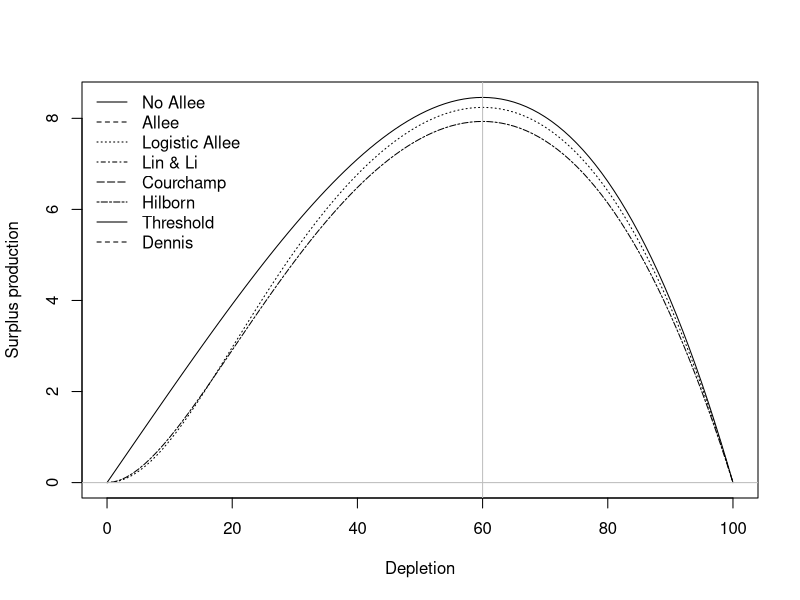

This chart was generated by the following R code:
# Set up parameters
rmax = 0.2
pmin = 0.10 # Depletion threshold for allee effect
Kinit = 100

# Derive of theta logistic to find Pmsy
NmsyKz <- function(z,Pmsy) { 1-(z+1)*Pmsy^z }
Zinit <- uniroot(NmsyKz,Pmsy=0.6,lower=1,upper=100)$root

# Set up models
# - Theta logistic model
surplus <- function(r = rmax, k = Kinit, n = 50, z = Zinit){ # Theta logistic
  r*n*(1-(n/k)^z)
}

# - Haider et al 2017 (improved upon Courchamp)
haider <- function(k = Kinit, nmin = pmin * Kinit, n = 50){
  nmin/(k-nmin) * (n/nmin - 1)
}

# - Logistic allee
logistic <- function(nmin = pmin * Kinit, n = 50){
  1/(1+exp(-n/nmin)) * 2 - 1
}

pmsy_z_logistic <- function(z,Pmsy, k = Kinit, r = rmax, q = pmin) {
    n = Pmsy * k
    derivallee <- deriv(~r*n*(1-(n/k)^z)*(1/(1+exp(-n/(k*q))) * 2 - 1), c("n","z","k","r","q"), function.arg = TRUE)
    check <- derivallee(n, z, k, r, q)
    with(attributes(check), gradient)[1]
}

Zinit_log <- uniroot(pmsy_z_logistic,Pmsy=0.6,lower=0.1,upper=100)$root

# - Lin and Li 2002
linli <- function(k = Kinit, nmin = pmin * Kinit, n = 50){
  n/k - nmin/k
}

# - Courchamp et al 1999
courchamp <- function(k = Kinit, nmin = pmin * Kinit, n = 50){
  n/nmin - 1
}

# - Hilborn et al 2014
hilborn <- function(nmin = pmin * Kinit, n = 50){
 1-exp(log(0.5)*n/nmin)
}

pmsy_z_hilborn <- function(z,Pmsy, k = Kinit, r = rmax, q = pmin) {
    n = Pmsy * k
    derivallee <- deriv(~r*n*(1-(n/k)^z)*(1-exp(log(0.5)*n/(k*q))), c("n","z","k","r","q"), function.arg = TRUE)
    check <- derivallee(n, z, k, r, q)
    with(attributes(check), gradient)[1]
}

Zinit_hill <- uniroot(pmsy_z_hilborn,Pmsy=0.6,lower=1,upper=100)$root

# - Threshold sensu Quinn and Collie 1990
threshold <- function(r = rmax, k = Kinit, n = 50, nmin = pmin * Kinit, z = Zinit){
  r*(n-nmin)*(1-((n-nmin)/(k-nmin))^z)
}

# - Dennis 1989 - Two parameter
dennis <- function(r = rmax, k = Kinit, n = 50, theta = pmin * Kinit, # Population size where fitness is halved
                   alpha = .1, # Strenth of Allee effect
                   z = Zinit){
  n*(r*(1-(n/k)^z)-(alpha*theta/(theta+n)))
}


# Plot
curve(surplus(n = x, z = Zinit), from = 0, to = 100, ylab = "Surplus production", xlab = "Depletion", lty = 1)
# curve(surplus(n = x) * haider(n = x), from = 0, to = 100, add = TRUE, lty = 2)
curve(surplus(n = x, z = Zinit_log) * logistic(n = x), from = 0, to = 100, add = TRUE, lty = 3)
# curve(surplus(n = x) * linli(n = x), from = 0, to = 100, add = TRUE, lty = 4)
# curve(surplus(n = x) * courchamp(n = x), from = 0, to = 100, add = TRUE, lty = 5)
curve(surplus(n = x, z = Zinit_hill) * hilborn(n = x), from = 0, to = 100, add = TRUE, lty = 6)
# curve(threshold(n = x), from = 0, to = 100, add = TRUE, lty = 7)
# curve(dennis(n = x), from = 0, to = 100, add = TRUE, lty = 8)
abline(h = 0, col = "grey")
abline(v = 60, col = "grey")

legend("topleft", bty = "n", legend = c("No Allee", "Allee", "Logistic Allee","Lin & Li", "Courchamp", "Hilborn", "Threshold", "Dennis"), lty = 1:8)


# Bibtex
#' @article{Dennis1989,
#'   author = {Brian Dennis},
#'   doi = {10.1111/j.1939-7445.1989.tb00119.x},
#'   issn = {08908575},
#'   issue = {4},
#'   journal = {Natural Resource Modeling},
#'   month = {9},
#'   pages = {481-538},
#'   title = {ALLEE EFFECTS: POPULATION GROWTH, CRITICAL DENSITY, AND THE CHANCE OF EXTINCTION},
#'   volume = {3},
#'   url = {https://onlinelibrary.wiley.com/doi/10.1111/j.1939-7445.1989.tb00119.x},
#'   year = {1989},
#' }
#' @article{Courchamp1999,
#'   author = {Franck Courchamp and Tim Clutton-Brock and Bryan Grenfell},
#'   doi = {10.1016/S0169-5347(99)01683-3},
#'   issn = {01695347},
#'   issue = {10},
#'   journal = {Trends in Ecology & Evolution},
#'   month = {10},
#'   pages = {405-410},
#'   title = {Inverse density dependence and the Allee effect},
#'   volume = {14},
#'   url = {https://linkinghub.elsevier.com/retrieve/pii/S0169534799016833},
#'   year = {1999},
#' }
#' @article{Haider2017,
#'   abstract = {Potential biological removal (PBR) is an approach used to calculate sustainable harvest and “take” limits for populations. PBR was originally derived assuming logistic growth while ignoring the effects of small population size (i.e., an Allee effect). We derived a version of PBR that includes an Allee effect (i.e., small population size or densities limiting population growth rates). We found that PBR becomes less conservative when it fails to consider an Allee effect. Specifically, sustainable harvest and take levels based upon PBR with an Allee effect were between approximately 51% and 66% of levels based upon PBR without an Allee effect. Managers and biologists using PBR may need to consider the limitations if an Allee effect may be present in the species being modeled. Considerations for Management. Based upon our finding, management considerations may include: acknowledging that populations under stress may also be subject to Allee effects; recognizing limitations of approaches such as PBR when applying them to small populations; and broadly considering the Allee effects when using population models for natural resource management.},
#'   author = {Humza S. Haider and Sarah C. Oldfield and Tiffany Tu and Rosa K. Moreno and Jay E. Diffendorfer and Eric A. Eager and Richard A. Erickson},
#'   doi = {10.1111/nrm.12133},
#'   issn = {19397445},
#'   issue = {3},
#'   journal = {Natural Resource Modeling},
#'   keywords = {Endangered Species Act,Indiana bat (Myotis sodalis),Marine Mammal Protection Act,cetacean,logistic growth,population assessment},
#'   month = {8},
#'   publisher = {Rocky Mountain Mathematics Consortium},
#'   title = {Incorporating Allee effects into the potential biological removal level},
#'   volume = {30},
#'   year = {2017},
#' }
#' @article{Hilborn2014,
# abstract = {Previous meta-analysis of spawner-recruit relationships suggested that depensatory behaviour is uncommon, and stocks pushed to low abundance are unlikely to suffer decreases in recruitment more severe than would be expected based on the decline in spawning stock. Using an updated database that has over 100 stocks that were depleted to less than 20% of their maximum observed stock size, we tested for depensatory behaviour in both total surplus production and recruitment and we also examined the probability of stock increase as a function of stock size and fishing pressure. The number of stocks that showed a significant improvement with depensatory models was less than that expected by chance. Hierarchical meta-analysis showed that the majority of the evidence was for no depensatory behaviour but could not rule out depensation at very low stock sizes. Stocks that are depleted to low abundance are expected to rebuild when fishing pressure is reduced if the environment has not changed but there is considerable evidence that the majority of fish stocks are impacted by changes in productivity regimes. Nevertheless, if stocks are very heavily depleted and fishing pressure is not reduced to quite low levels, the expected recovery time is both uncertain and long. Very low abundance should clearly be avoided for many reasons and the range of abundance where depensation cannot be ruled out is well below commonly adopted limit reference points.},
# author = {Ray Hilborn and Daniel J. Hively and Olaf P. Jensen and Trevor A. Branch},
# doi = {10.1093/icesjms/fsu035},
# issn = {10959289},
# issue = {8},
# journal = {ICES Journal of Marine Science},
# keywords = {Depensation,low density dynamic,rebuilding,recovery,regime changes},
# month = {10},
# pages = {2141-2151},
# publisher = {Oxford University Press},
# title = {The dynamics of fish populations at low abundance and prospects for rebuilding and recovery},
# volume = {71},
# year = {2014},
# }
#' @report{Lin2002,
#'   abstract = {In this study an attempt is made to investigate comprehensively the maximum sustainable yield (MSY) of Allee population dynamic system. The results show that: (1) because the net production rate of Allee system is a function of the shape parameter d, all Allee systems which possess different B (B=A/K, here K is the carrying capacity, and A the parameter of Allee effect) are adapted themselves to the environments by controlling their production rate. Allee effect does not change the interaction between the system and environment, but it will reduce the MSY; (2) the MSY of Allee system is approximately one-nineteenth of the height of the allometry curve of body size for all A/K50.01. However when the net production rate R takes the values from 3 to 15, the MSY of Allee system is also approximately 1/19 of the height of the allometry curve of body size for all A/K 50.001.},
#'   author = {Zhen-Shan Lin and Bai-Lian Li},
#'   journal = {Ecological Modelling},
#'   keywords = {Allee-effect,MSY wwwelseviercom/locate/ecolmodel,Population dynamics},
#'   pages = {1-7},
#'   title = {The maximum sustainable yield of Allee dynamic system},
#'   volume = {154},
#'   url = {www.elsevier.com/locate/ecolmodel},
#'   year = {2002},
#' }
#' @report{Quinn1990,
#'   abstract = {Under a threshold management policy, harvesting occurs at a constant rate but ceases when a population drops below a threshold. A simulation model of an age-structured population with stochastic recruitment was constructed with such a harvest policy with several threshold levels. Other factors were fishing mortality, recruitment, and initial biomass. The objective function was a weighted function of average yield and standard deviation over a planning horizon. First, we determined the optimal threshold given fishing mortality. Secondly, we determined optimal threshold and fishing mortality, simultaneously. In application to eastern Bering Sea pollock, a threshold management policy always increased average yield over a non-threshold policy. For the first problem, optimal threshold levels ranged from 20 to 30% of pristine biomass. For the second problem, each scenario had a unique threshold and fishing mortality, with fishing mortality slightly above the maximum sustainable yield (MSY) level and a threshold range of 25-58%. These results were robust in regard to other factors. Benefits of the threstpld policy were greater with a Ricker spawner-recruit model and with higher fishing mortality. t h e success of the threshold management policy is due to the relatively rapid rebuilding of a population to levels producing MSY. Une pditique de gestion bake sur un seuil permet de maintenir un taux de capture constant; tsutefois, il faut cesser la pecke 602s que Iteffectif se trsuve ssus ce seuil. On a mis au point un rnodde de simulation d'une population dont on connaissait la structure par 2ge et dont le recrutement ktait aleatsire; le rnsdele etait bas6 sur la technique de gestion mentionnee ci-dessus et pr6vcsyait plusieurs seuils. On a tenu compte, entre autres, de facteurs comme la mortalit4 due 2 la peche, te recruternent et la bismasse initiale. La fsnctisn objective etait une fonction ponder6e d'un rendernent moyen et d'un 6cart type au cours d'uwe p6riode 4onn4e de planifisation. On a d'abord determine le seuil optimal compte tenu de la mortalit6 due 3 la peche. Ensuite, on a determine? simultan4rnent le seuil optimal et la mortalit4 due 2 la p6che. bfapplicatiow de cette technique de gestion pour une population de goberges dans I'est de la mer de Bering a invariablement Bait accroitre le rendement rnoyen par rapport 2 une rn6thode de gestisn ne prevoyant aucun seuil. Dans le premier cas, ies seuils optimaux variaient de 20 2 30 % de la bismasse intouchke. Dans le deuxi6me cas, chaque sc6nario avait son propre seuil et son propre taux de mortalit6 par peche : la mortalit6 due 3 la peche depassait kggrement le rendement 6quilibr6 maximal (MSY) et la plage des seuils variait de 25 50 %. Ces r6sultats etaient rsbustes par rapport 21 d'autres facteurs. Les avantages d'une telle rnethode de gestisn 6taient plus nornbreux lorsqu'on employait un modgle geniteur-recrutement de Ricker et un taux 68ev6 de mortalit6 due 3 la peche, Le succPs de eette rn6thode de gestion est dO a la reconstitution assez rapide d'une population de rnaniere a ce qukelle produise un rendement kquilibrk maximal.},
#'   author = {Terrance J Quinn and Robert Fagen and Jie Zheng},
#'   journal = {Can. j. Fish. Aquat. Sci},
#'   pages = {2016-2829},
#'   title = {Threshold management policies for exploited populations},
#'   volume = {47},
#'   year = {1990},
#' }
#'

